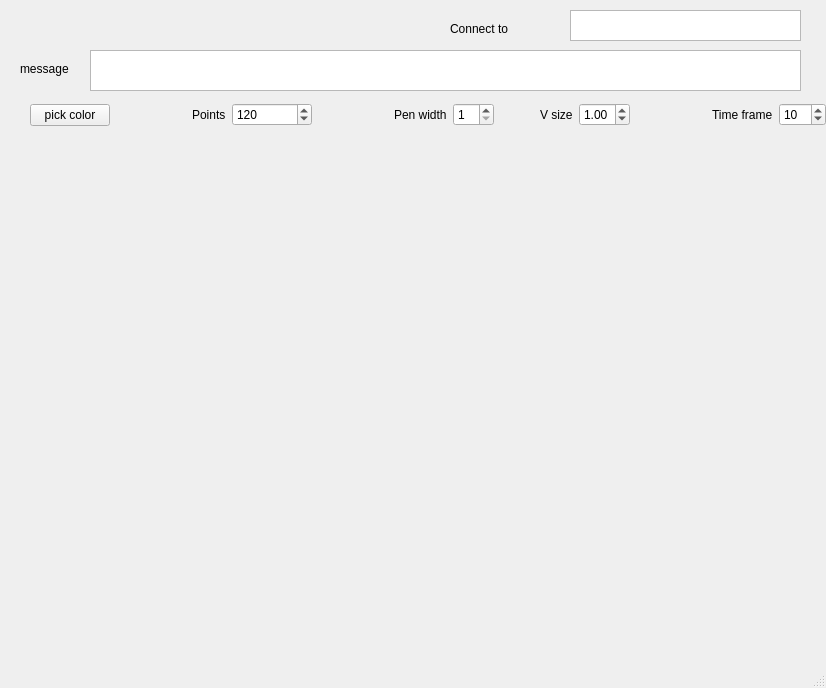
<?xml version="1.0" encoding="UTF-8"?>
<ui version="4.0">
 <class>MainWindow</class>
 <widget class="QMainWindow" name="MainWindow">
  <property name="geometry">
   <rect>
    <x>0</x>
    <y>0</y>
    <width>826</width>
    <height>688</height>
   </rect>
  </property>
  <property name="sizePolicy">
   <sizepolicy hsizetype="Fixed" vsizetype="Fixed">
    <horstretch>0</horstretch>
    <verstretch>0</verstretch>
   </sizepolicy>
  </property>
  <property name="windowTitle">
   <string>MainWindow</string>
  </property>
  <widget class="QWidget" name="centralwidget">
   <widget class="QTextEdit" name="messageBox">
    <property name="geometry">
     <rect>
      <x>90</x>
      <y>50</y>
      <width>711</width>
      <height>41</height>
     </rect>
    </property>
   </widget>
   <widget class="QCustomPlot" name="graphic" native="true">
    <property name="geometry">
     <rect>
      <x>20</x>
      <y>140</y>
      <width>801</width>
      <height>511</height>
     </rect>
    </property>
   </widget>
   <widget class="QLabel" name="label_5">
    <property name="geometry">
     <rect>
      <x>20</x>
      <y>60</y>
      <width>67</width>
      <height>17</height>
     </rect>
    </property>
    <property name="text">
     <string>message</string>
    </property>
   </widget>
   <widget class="QWidget" name="layoutWidget">
    <property name="geometry">
     <rect>
      <x>30</x>
      <y>100</y>
      <width>796</width>
      <height>30</height>
     </rect>
    </property>
    <layout class="QHBoxLayout" name="horizontalLayout_6">
     <item>
      <widget class="QPushButton" name="getColor">
       <property name="text">
        <string>pick color</string>
       </property>
      </widget>
     </item>
     <item>
      <spacer name="horizontalSpacer">
       <property name="orientation">
        <enum>Qt::Horizontal</enum>
       </property>
       <property name="sizeHint" stdset="0">
        <size>
         <width>40</width>
         <height>20</height>
        </size>
       </property>
      </spacer>
     </item>
     <item>
      <layout class="QHBoxLayout" name="horizontalLayout">
       <item>
        <widget class="QLabel" name="label_4">
         <property name="text">
          <string>Points</string>
         </property>
        </widget>
       </item>
       <item>
        <widget class="QSpinBox" name="pointsCount">
         <property name="sizePolicy">
          <sizepolicy hsizetype="Minimum" vsizetype="Fixed">
           <horstretch>0</horstretch>
           <verstretch>0</verstretch>
          </sizepolicy>
         </property>
         <property name="minimumSize">
          <size>
           <width>80</width>
           <height>0</height>
          </size>
         </property>
         <property name="minimum">
          <number>4</number>
         </property>
         <property name="maximum">
          <number>1200</number>
         </property>
         <property name="value">
          <number>120</number>
         </property>
        </widget>
       </item>
      </layout>
     </item>
     <item>
      <spacer name="horizontalSpacer_2">
       <property name="orientation">
        <enum>Qt::Horizontal</enum>
       </property>
       <property name="sizeHint" stdset="0">
        <size>
         <width>40</width>
         <height>20</height>
        </size>
       </property>
      </spacer>
     </item>
     <item>
      <layout class="QHBoxLayout" name="horizontalLayout_2">
       <item>
        <widget class="QLabel" name="label">
         <property name="text">
          <string>Pen width</string>
         </property>
        </widget>
       </item>
       <item>
        <widget class="QSpinBox" name="penWidth">
         <property name="minimum">
          <number>1</number>
         </property>
         <property name="maximum">
          <number>10</number>
         </property>
        </widget>
       </item>
       <item>
        <spacer name="horizontalSpacer_3">
         <property name="orientation">
          <enum>Qt::Horizontal</enum>
         </property>
         <property name="sizeHint" stdset="0">
          <size>
           <width>40</width>
           <height>20</height>
          </size>
         </property>
        </spacer>
       </item>
      </layout>
     </item>
     <item>
      <layout class="QHBoxLayout" name="horizontalLayout_3">
       <item>
        <widget class="QLabel" name="label_2">
         <property name="text">
          <string>V size</string>
         </property>
        </widget>
       </item>
       <item>
        <widget class="QDoubleSpinBox" name="vSizeSelector">
         <property name="minimum">
          <double>0.300000000000000</double>
         </property>
         <property name="maximum">
          <double>3.000000000000000</double>
         </property>
         <property name="singleStep">
          <double>0.100000000000000</double>
         </property>
         <property name="value">
          <double>1.000000000000000</double>
         </property>
        </widget>
       </item>
      </layout>
     </item>
     <item>
      <spacer name="horizontalSpacer_4">
       <property name="orientation">
        <enum>Qt::Horizontal</enum>
       </property>
       <property name="sizeHint" stdset="0">
        <size>
         <width>40</width>
         <height>20</height>
        </size>
       </property>
      </spacer>
     </item>
     <item>
      <layout class="QHBoxLayout" name="horizontalLayout_4">
       <item>
        <widget class="QLabel" name="label_3">
         <property name="text">
          <string>Time frame</string>
         </property>
        </widget>
       </item>
       <item>
        <widget class="QSpinBox" name="timeFrameBox">
         <property name="minimum">
          <number>1</number>
         </property>
         <property name="maximum">
          <number>120</number>
         </property>
         <property name="value">
          <number>10</number>
         </property>
        </widget>
       </item>
      </layout>
     </item>
    </layout>
   </widget>
   <widget class="QTextEdit" name="serverData">
    <property name="geometry">
     <rect>
      <x>570</x>
      <y>10</y>
      <width>231</width>
      <height>31</height>
     </rect>
    </property>
   </widget>
   <widget class="QLabel" name="label_6">
    <property name="geometry">
     <rect>
      <x>450</x>
      <y>20</y>
      <width>101</width>
      <height>17</height>
     </rect>
    </property>
    <property name="text">
     <string>Connect to</string>
    </property>
   </widget>
  </widget>
  <widget class="QMenuBar" name="menubar">
   <property name="geometry">
    <rect>
     <x>0</x>
     <y>0</y>
     <width>826</width>
     <height>22</height>
    </rect>
   </property>
  </widget>
  <widget class="QStatusBar" name="statusbar"/>
 </widget>
 <customwidgets>
  <customwidget>
   <class>QCustomPlot</class>
   <extends>QWidget</extends>
   <header>qcustomplot.h</header>
   <container>1</container>
  </customwidget>
 </customwidgets>
 <resources/>
 <connections/>
</ui>
